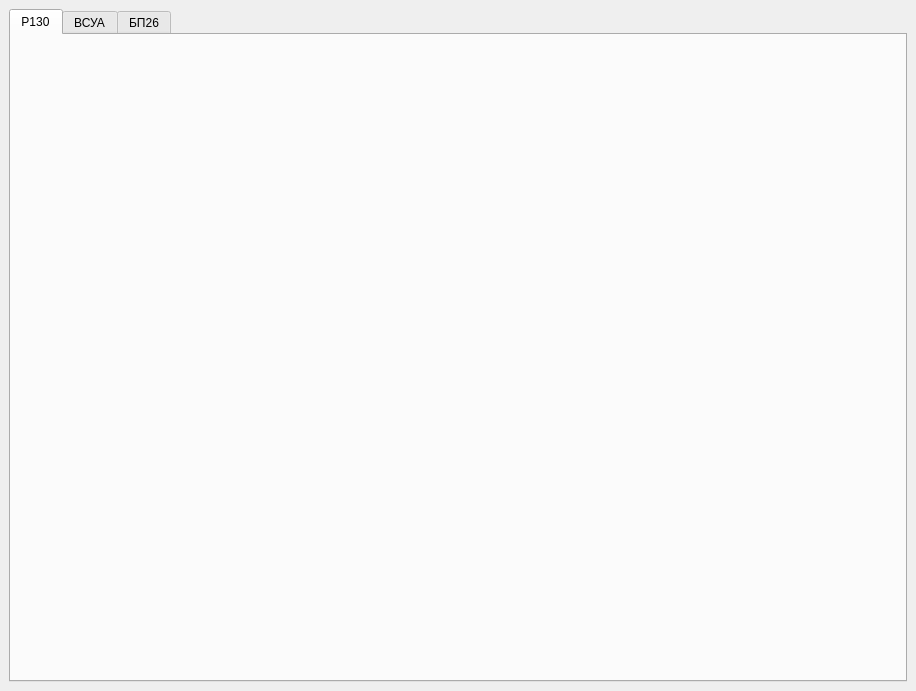
<?xml version="1.0" encoding="UTF-8"?>
<ui version="4.0">
 <class>r130</class>
 <widget class="QMainWindow" name="r130">
  <property name="geometry">
   <rect>
    <x>0</x>
    <y>0</y>
    <width>916</width>
    <height>691</height>
   </rect>
  </property>
  <property name="windowTitle">
   <string>P130</string>
  </property>
  <property name="windowIcon">
   <iconset resource="r173.qrc">
    <normaloff>:/res/icon.png</normaloff>:/res/icon.png</iconset>
  </property>
  <widget class="QWidget" name="centralwidget">
   <property name="autoFillBackground">
    <bool>false</bool>
   </property>
   <layout class="QHBoxLayout" name="horizontalLayout">
    <item>
     <widget class="QTabWidget" name="tabWidget">
      <property name="currentIndex">
       <number>0</number>
      </property>
      <widget class="QWidget" name="r130_tab">
       <property name="sizePolicy">
        <sizepolicy hsizetype="Fixed" vsizetype="Fixed">
         <horstretch>0</horstretch>
         <verstretch>0</verstretch>
        </sizepolicy>
       </property>
       <attribute name="title">
        <string>Р130</string>
       </attribute>
       <widget class="QLabel" name="main">
        <property name="geometry">
         <rect>
          <x>30</x>
          <y>10</y>
          <width>831</width>
          <height>611</height>
         </rect>
        </property>
        <property name="text">
         <string/>
        </property>
        <property name="pixmap">
         <pixmap resource="r130.qrc">:/res/R130/Filled.png</pixmap>
        </property>
       </widget>
       <widget class="QLabel" name="r130_freq_x1000">
        <property name="geometry">
         <rect>
          <x>364</x>
          <y>180</y>
          <width>111</width>
          <height>111</height>
         </rect>
        </property>
        <property name="text">
         <string/>
        </property>
        <property name="pixmap">
         <pixmap resource="r130.qrc">:/res/R130/X100.png</pixmap>
        </property>
        <property name="alignment">
         <set>Qt::AlignCenter</set>
        </property>
       </widget>
       <widget class="QLabel" name="r130_freq_x100">
        <property name="geometry">
         <rect>
          <x>540</x>
          <y>185</y>
          <width>101</width>
          <height>101</height>
         </rect>
        </property>
        <property name="text">
         <string/>
        </property>
        <property name="pixmap">
         <pixmap resource="r130.qrc">:/res/R130/X100.png</pixmap>
        </property>
        <property name="alignment">
         <set>Qt::AlignCenter</set>
        </property>
       </widget>
       <widget class="QLabel" name="r130_freq_x1">
        <property name="geometry">
         <rect>
          <x>674</x>
          <y>180</y>
          <width>101</width>
          <height>111</height>
         </rect>
        </property>
        <property name="text">
         <string/>
        </property>
        <property name="pixmap">
         <pixmap resource="r130.qrc">:/res/R130/X1.png</pixmap>
        </property>
        <property name="alignment">
         <set>Qt::AlignCenter</set>
        </property>
       </widget>
       <widget class="QLabel" name="r130_smooth">
        <property name="geometry">
         <rect>
          <x>728</x>
          <y>252</y>
          <width>101</width>
          <height>81</height>
         </rect>
        </property>
        <property name="text">
         <string/>
        </property>
        <property name="pixmap">
         <pixmap resource="r130.qrc">:/res/R130/ПЛАВНО.png</pixmap>
        </property>
        <property name="alignment">
         <set>Qt::AlignCenter</set>
        </property>
       </widget>
       <widget class="QLabel" name="r130_ton_tlg">
        <property name="geometry">
         <rect>
          <x>416</x>
          <y>89</y>
          <width>71</width>
          <height>71</height>
         </rect>
        </property>
        <property name="text">
         <string/>
        </property>
        <property name="pixmap">
         <pixmap resource="r130.qrc">:/res/R130/ТОН ТЛГ.png</pixmap>
        </property>
        <property name="alignment">
         <set>Qt::AlignCenter</set>
        </property>
       </widget>
       <widget class="QLabel" name="r130_ampermetr_border">
        <property name="geometry">
         <rect>
          <x>196</x>
          <y>156</y>
          <width>101</width>
          <height>21</height>
         </rect>
        </property>
        <property name="styleSheet">
         <string notr="true">background-image: url(:/res/R130/Амперметр.Рамка.png);</string>
        </property>
        <property name="text">
         <string/>
        </property>
       </widget>
       <widget class="QLabel" name="r130_ampermetr_line">
        <property name="geometry">
         <rect>
          <x>189</x>
          <y>99</y>
          <width>141</width>
          <height>151</height>
         </rect>
        </property>
        <property name="text">
         <string/>
        </property>
        <property name="pixmap">
         <pixmap resource="r130.qrc">:/res/R130/Амперметр.Стрелка.png</pixmap>
        </property>
        <property name="alignment">
         <set>Qt::AlignCenter</set>
        </property>
       </widget>
       <widget class="QLabel" name="r130_volume">
        <property name="geometry">
         <rect>
          <x>320</x>
          <y>262</y>
          <width>41</width>
          <height>41</height>
         </rect>
        </property>
        <property name="text">
         <string/>
        </property>
        <property name="pixmap">
         <pixmap resource="r130.qrc">:/res/R130/ГРОМКОСТЬ.png</pixmap>
        </property>
        <property name="alignment">
         <set>Qt::AlignCenter</set>
        </property>
       </widget>
       <widget class="QLabel" name="r130_amplify">
        <property name="geometry">
         <rect>
          <x>488</x>
          <y>263</y>
          <width>41</width>
          <height>41</height>
         </rect>
        </property>
        <property name="text">
         <string/>
        </property>
        <property name="pixmap">
         <pixmap resource="r130.qrc">:/res/R130/УСИЛЕНИЕ.png</pixmap>
        </property>
        <property name="alignment">
         <set>Qt::AlignCenter</set>
        </property>
       </widget>
       <widget class="QLabel" name="r130_cable_bp">
        <property name="geometry">
         <rect>
          <x>697</x>
          <y>401</y>
          <width>121</width>
          <height>141</height>
         </rect>
        </property>
        <property name="text">
         <string/>
        </property>
       </widget>
       <widget class="QLabel" name="r130_cable_tlf2">
        <property name="geometry">
         <rect>
          <x>30</x>
          <y>447</y>
          <width>131</width>
          <height>111</height>
         </rect>
        </property>
        <property name="text">
         <string/>
        </property>
       </widget>
       <widget class="QLabel" name="r130_cable_vsu1">
        <property name="geometry">
         <rect>
          <x>50</x>
          <y>20</y>
          <width>61</width>
          <height>131</height>
         </rect>
        </property>
        <property name="text">
         <string/>
        </property>
       </widget>
       <widget class="QLabel" name="r130_cable_vsu2">
        <property name="geometry">
         <rect>
          <x>105</x>
          <y>20</y>
          <width>67</width>
          <height>131</height>
         </rect>
        </property>
        <property name="text">
         <string/>
        </property>
       </widget>
       <widget class="QLabel" name="r130_avnastr_control">
        <property name="geometry">
         <rect>
          <x>139</x>
          <y>248</y>
          <width>55</width>
          <height>71</height>
         </rect>
        </property>
        <property name="text">
         <string/>
        </property>
        <property name="pixmap">
         <pixmap resource="r130.qrc">:/res/R130/АВНАСТР.КОНТРОЛЬ.png</pixmap>
        </property>
        <property name="alignment">
         <set>Qt::AlignCenter</set>
        </property>
       </widget>
       <widget class="QLabel" name="r130_avnastr_level">
        <property name="geometry">
         <rect>
          <x>238</x>
          <y>261</y>
          <width>41</width>
          <height>41</height>
         </rect>
        </property>
        <property name="text">
         <string/>
        </property>
        <property name="pixmap">
         <pixmap resource="r130.qrc">:/res/R130/АВНАСТР.УРОВЕНЬ ПЕРЕДАЧИ.png</pixmap>
        </property>
        <property name="alignment">
         <set>Qt::AlignCenter</set>
        </property>
       </widget>
       <widget class="QLabel" name="r130_avnastr_rod">
        <property name="geometry">
         <rect>
          <x>240</x>
          <y>340</y>
          <width>41</width>
          <height>61</height>
         </rect>
        </property>
        <property name="text">
         <string/>
        </property>
        <property name="pixmap">
         <pixmap resource="r130.qrc">:/res/R130/АВНАСТР.РОД РАБОТЫ.png</pixmap>
        </property>
        <property name="alignment">
         <set>Qt::AlignCenter</set>
        </property>
       </widget>
       <widget class="QLabel" name="r130_avnast_regime">
        <property name="geometry">
         <rect>
          <x>140</x>
          <y>344</y>
          <width>55</width>
          <height>51</height>
         </rect>
        </property>
        <property name="text">
         <string/>
        </property>
        <property name="pixmap">
         <pixmap resource="r130.qrc">:/res/R130/АВНАСТР.РЕЖИМ.png</pixmap>
        </property>
        <property name="alignment">
         <set>Qt::AlignCenter</set>
        </property>
       </widget>
       <widget class="QLabel" name="r130_btn_nastroika">
        <property name="geometry">
         <rect>
          <x>361</x>
          <y>80</y>
          <width>31</width>
          <height>31</height>
         </rect>
        </property>
        <property name="styleSheet">
         <string notr="true">background-image: url(:/res/R130/НАСТРОЙКА.png);</string>
        </property>
        <property name="lineWidth">
         <number>0</number>
        </property>
        <property name="text">
         <string/>
        </property>
        <property name="pixmap">
         <pixmap resource="r130.qrc">:/res/R130/НАСТРОЙКА.png</pixmap>
        </property>
        <property name="alignment">
         <set>Qt::AlignCenter</set>
        </property>
       </widget>
       <zorder>main</zorder>
       <zorder>r130_freq_x1000</zorder>
       <zorder>r130_freq_x100</zorder>
       <zorder>r130_freq_x1</zorder>
       <zorder>r130_smooth</zorder>
       <zorder>r130_ton_tlg</zorder>
       <zorder>r130_ampermetr_line</zorder>
       <zorder>r130_ampermetr_border</zorder>
       <zorder>r130_volume</zorder>
       <zorder>r130_amplify</zorder>
       <zorder>r130_cable_bp</zorder>
       <zorder>r130_cable_tlf2</zorder>
       <zorder>r130_cable_vsu1</zorder>
       <zorder>r130_cable_vsu2</zorder>
       <zorder>r130_avnastr_control</zorder>
       <zorder>r130_avnastr_level</zorder>
       <zorder>r130_avnastr_rod</zorder>
       <zorder>r130_avnast_regime</zorder>
       <zorder>r130_btn_nastroika</zorder>
      </widget>
      <widget class="QWidget" name="vsua">
       <attribute name="title">
        <string>ВСУА</string>
       </attribute>
       <widget class="QLabel" name="vsualabel">
        <property name="geometry">
         <rect>
          <x>194</x>
          <y>58</y>
          <width>640</width>
          <height>480</height>
         </rect>
        </property>
        <property name="minimumSize">
         <size>
          <width>640</width>
          <height>480</height>
         </size>
        </property>
        <property name="maximumSize">
         <size>
          <width>640</width>
          <height>480</height>
         </size>
        </property>
        <property name="styleSheet">
         <string notr="true">background-image: url(:/res/r123/всуа.jpg);</string>
        </property>
        <property name="text">
         <string/>
        </property>
       </widget>
       <widget class="QLabel" name="vsua_ukv">
        <property name="geometry">
         <rect>
          <x>194</x>
          <y>220</y>
          <width>51</width>
          <height>81</height>
         </rect>
        </property>
        <property name="styleSheet">
         <string notr="true"/>
        </property>
        <property name="text">
         <string/>
        </property>
       </widget>
       <widget class="QLabel" name="vsua_ziem">
        <property name="geometry">
         <rect>
          <x>268</x>
          <y>393</y>
          <width>71</width>
          <height>161</height>
         </rect>
        </property>
        <property name="styleSheet">
         <string notr="true"/>
        </property>
        <property name="text">
         <string/>
        </property>
       </widget>
       <widget class="QLabel" name="vsua_ant1">
        <property name="geometry">
         <rect>
          <x>270</x>
          <y>90</y>
          <width>101</width>
          <height>71</height>
         </rect>
        </property>
        <property name="styleSheet">
         <string notr="true"/>
        </property>
        <property name="text">
         <string/>
        </property>
       </widget>
       <widget class="QLabel" name="vsua_ant2">
        <property name="geometry">
         <rect>
          <x>360</x>
          <y>90</y>
          <width>101</width>
          <height>71</height>
         </rect>
        </property>
        <property name="styleSheet">
         <string notr="true"/>
        </property>
        <property name="text">
         <string/>
        </property>
       </widget>
       <widget class="QLabel" name="vsua_ant3">
        <property name="geometry">
         <rect>
          <x>423</x>
          <y>87</y>
          <width>101</width>
          <height>71</height>
         </rect>
        </property>
        <property name="styleSheet">
         <string notr="true"/>
        </property>
        <property name="text">
         <string/>
        </property>
       </widget>
       <widget class="QLabel" name="vsua_ant4">
        <property name="geometry">
         <rect>
          <x>483</x>
          <y>86</y>
          <width>101</width>
          <height>71</height>
         </rect>
        </property>
        <property name="styleSheet">
         <string notr="true"/>
        </property>
        <property name="text">
         <string/>
        </property>
       </widget>
       <widget class="QLabel" name="vsua_ustcz">
        <property name="geometry">
         <rect>
          <x>261</x>
          <y>309</y>
          <width>56</width>
          <height>56</height>
         </rect>
        </property>
        <property name="text">
         <string/>
        </property>
        <property name="pixmap">
         <pixmap resource="r123.qrc">:/res/r123/vsua_naptr_kr.png</pixmap>
        </property>
        <property name="alignment">
         <set>Qt::AlignCenter</set>
        </property>
       </widget>
       <widget class="QLabel" name="vsua_vrt">
        <property name="geometry">
         <rect>
          <x>681</x>
          <y>316</y>
          <width>71</width>
          <height>101</height>
         </rect>
        </property>
        <property name="text">
         <string/>
        </property>
        <property name="pixmap">
         <pixmap resource="r123.qrc">:/res/r123/vsua_vrt.png</pixmap>
        </property>
        <property name="alignment">
         <set>Qt::AlignCenter</set>
        </property>
       </widget>
       <widget class="QLabel" name="vsua_net">
        <property name="geometry">
         <rect>
          <x>631</x>
          <y>244</y>
          <width>55</width>
          <height>41</height>
         </rect>
        </property>
        <property name="text">
         <string/>
        </property>
        <property name="pixmap">
         <pixmap resource="r123.qrc">:/res/r123/vsua_net.png</pixmap>
        </property>
        <property name="alignment">
         <set>Qt::AlignCenter</set>
        </property>
       </widget>
       <widget class="QLabel" name="vsua_ind">
        <property name="geometry">
         <rect>
          <x>561</x>
          <y>157</y>
          <width>41</width>
          <height>51</height>
         </rect>
        </property>
        <property name="text">
         <string/>
        </property>
        <property name="pixmap">
         <pixmap resource="r123.qrc">:/res/r123/vsua_ind.png</pixmap>
        </property>
        <property name="alignment">
         <set>Qt::AlignCenter</set>
        </property>
       </widget>
       <widget class="QLabel" name="vsua_raw">
        <property name="geometry">
         <rect>
          <x>525</x>
          <y>352</y>
          <width>55</width>
          <height>51</height>
         </rect>
        </property>
        <property name="text">
         <string/>
        </property>
        <property name="pixmap">
         <pixmap resource="r123.qrc">:/res/r123/vsua_raw.png</pixmap>
        </property>
        <property name="alignment">
         <set>Qt::AlignCenter</set>
        </property>
       </widget>
       <widget class="QLabel" name="vsua_ant_vrt">
        <property name="geometry">
         <rect>
          <x>392</x>
          <y>293</y>
          <width>55</width>
          <height>61</height>
         </rect>
        </property>
        <property name="text">
         <string/>
        </property>
        <property name="pixmap">
         <pixmap resource="r123.qrc">:/res/r123/vsua_ant.png</pixmap>
        </property>
        <property name="alignment">
         <set>Qt::AlignCenter</set>
        </property>
       </widget>
       <widget class="QLabel" name="vsua_ind_switch">
        <property name="geometry">
         <rect>
          <x>308</x>
          <y>201</y>
          <width>21</width>
          <height>31</height>
         </rect>
        </property>
        <property name="text">
         <string/>
        </property>
        <property name="pixmap">
         <pixmap resource="r123.qrc">:/res/r123/vsua_switch_ind.jpg.png</pixmap>
        </property>
       </widget>
       <widget class="QLabel" name="vsua_nastr_fil">
        <property name="geometry">
         <rect>
          <x>277</x>
          <y>399</y>
          <width>31</width>
          <height>31</height>
         </rect>
        </property>
        <property name="text">
         <string/>
        </property>
        <property name="pixmap">
         <pixmap resource="r123.qrc">:/res/r123/vsua-nastr_fil.png</pixmap>
        </property>
       </widget>
       <widget class="QLabel" name="vsua_clk_ind">
        <property name="geometry">
         <rect>
          <x>305</x>
          <y>241</y>
          <width>31</width>
          <height>41</height>
         </rect>
        </property>
        <property name="text">
         <string/>
        </property>
        <property name="pixmap">
         <pixmap resource="r123.qrc">:/res/r123/vsua-clk_ind_r.png</pixmap>
        </property>
       </widget>
       <widget class="QLabel" name="vsua_ustr">
        <property name="geometry">
         <rect>
          <x>680</x>
          <y>153</y>
          <width>55</width>
          <height>61</height>
         </rect>
        </property>
        <property name="text">
         <string/>
        </property>
        <property name="pixmap">
         <pixmap resource="r123.qrc">:/res/r123/vsua-ustr.png</pixmap>
        </property>
        <property name="alignment">
         <set>Qt::AlignCenter</set>
        </property>
       </widget>
       <widget class="QLabel" name="vsua_kv">
        <property name="geometry">
         <rect>
          <x>720</x>
          <y>200</y>
          <width>91</width>
          <height>91</height>
         </rect>
        </property>
        <property name="autoFillBackground">
         <bool>false</bool>
        </property>
        <property name="text">
         <string/>
        </property>
       </widget>
      </widget>
      <widget class="QWidget" name="bp26">
       <attribute name="title">
        <string>БП26</string>
       </attribute>
       <widget class="QLabel" name="bp26label">
        <property name="geometry">
         <rect>
          <x>95</x>
          <y>58</y>
          <width>696</width>
          <height>506</height>
         </rect>
        </property>
        <property name="minimumSize">
         <size>
          <width>696</width>
          <height>506</height>
         </size>
        </property>
        <property name="maximumSize">
         <size>
          <width>696</width>
          <height>506</height>
         </size>
        </property>
        <property name="autoFillBackground">
         <bool>false</bool>
        </property>
        <property name="styleSheet">
         <string notr="true">background-image: url(:/res/r123/bp26.jpg);</string>
        </property>
        <property name="text">
         <string/>
        </property>
       </widget>
       <widget class="QLabel" name="pit_vsua">
        <property name="geometry">
         <rect>
          <x>360</x>
          <y>270</y>
          <width>451</width>
          <height>181</height>
         </rect>
        </property>
        <property name="styleSheet">
         <string notr="true"/>
        </property>
        <property name="text">
         <string/>
        </property>
       </widget>
       <widget class="QLabel" name="pit_zem">
        <property name="geometry">
         <rect>
          <x>96</x>
          <y>473</y>
          <width>91</width>
          <height>91</height>
         </rect>
        </property>
        <property name="styleSheet">
         <string notr="true"/>
        </property>
        <property name="text">
         <string/>
        </property>
       </widget>
       <widget class="QLabel" name="pit_pit">
        <property name="geometry">
         <rect>
          <x>179</x>
          <y>443</y>
          <width>391</width>
          <height>121</height>
         </rect>
        </property>
        <property name="text">
         <string/>
        </property>
       </widget>
      </widget>
     </widget>
    </item>
   </layout>
  </widget>
 </widget>
 <resources>
  <include location="r173.qrc"/>
  <include location="r123.qrc"/>
  <include location="r130.qrc"/>
 </resources>
 <connections/>
</ui>
